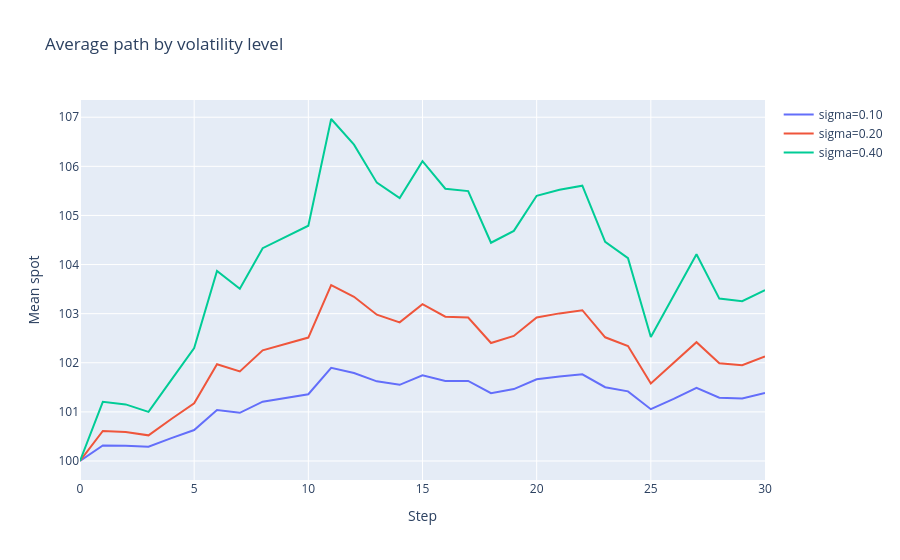

The notebook cell this image was saved under:
### Markdown cell above
Higher volatility widens the path distribution. The same seed is used for each volatility level so the visual comparison is stable.

### Code cell
sigma_levels = [env.sigma_range[0], sigma, env.sigma_range[1]]
fig = go.Figure()
for sigma_level in sigma_levels:
    sigma_sim = GBMSimulator(S0=S0, mu=r, sigma=sigma_level, dt=dt, seed=config.run.seed + 2)
    sigma_paths = sigma_sim.generate_paths(n_paths=12, n_steps=n_steps)
    mean_path = sigma_paths.mean(axis=0)
    fig.add_trace(go.Scatter(x=steps, y=mean_path, name=f"sigma={sigma_level:.2f}"))
fig.update_layout(title="Average path by volatility level", xaxis_title="Step", yaxis_title="Mean spot")
print(f"Compared volatility levels: {', '.join(f'{x:.2f}' for x in sigma_levels)}")
fig.show()

### Figure 1 — Plotly figure (JSON) as saved in the notebook; plotly's stock layout.template omitted (floating-point values rounded to 4 significant figures)
{"data": [{"name": "sigma=0.10", "type": "scatter", "x": [0, 1, 2, 3, 4, 5, 6, 7, 8, 9, 10, 11, 12, 13, 14, 15, 16, 17, 18, 19, 20, 21, 22, 23, 24, 25, 26, 27, 28, 29, 30], "y": [100.0, 100.3, 100.3, 100.3, 100.5, 100.6, 101.0, 101.0, 101.2, 101.3, 101.4, 101.9, 101.8, 101.6, 101.6, 101.7, 101.6, 101.6, 101.4, 101.5, 101.7, 101.7, 101.8, 101.5, 101.4, 101.1, 101.3, 101.5, 101.3, 101.3, 101.4]}, {"name": "sigma=0.20", "type": "scatter", "x": [0, 1, 2, 3, 4, 5, 6, 7, 8, 9, 10, 11, 12, 13, 14, 15, 16, 17, 18, 19, 20, 21, 22, 23, 24, 25, 26, 27, 28, 29, 30], "y": [100.0, 100.6, 100.6, 100.5, 100.9, 101.2, 102.0, 101.8, 102.3, 102.4, 102.5, 103.6, 103.3, 103.0, 102.8, 103.2, 102.9, 102.9, 102.4, 102.5, 102.9, 103.0, 103.1, 102.5, 102.3, 101.6, 102.0, 102.4, 102.0, 102.0, 102.1]}, {"name": "sigma=0.40", "type": "scatter", "x": [0, 1, 2, 3, 4, 5, 6, 7, 8, 9, 10, 11, 12, 13, 14, 15, 16, 17, 18, 19, 20, 21, 22, 23, 24, 25, 26, 27, 28, 29, 30], "y": [100.0, 101.2, 101.2, 101.0, 101.7, 102.3, 103.9, 103.5, 104.3, 104.6, 104.8, 107.0, 106.4, 105.7, 105.4, 106.1, 105.5, 105.5, 104.4, 104.7, 105.4, 105.5, 105.6, 104.5, 104.1, 102.5, 103.4, 104.2, 103.3, 103.3, 103.5]}], "layout": {"title": {"text": "Average path by volatility level"}, "xaxis": {"title": {"text": "Step"}}, "yaxis": {"title": {"text": "Mean spot"}}}}
